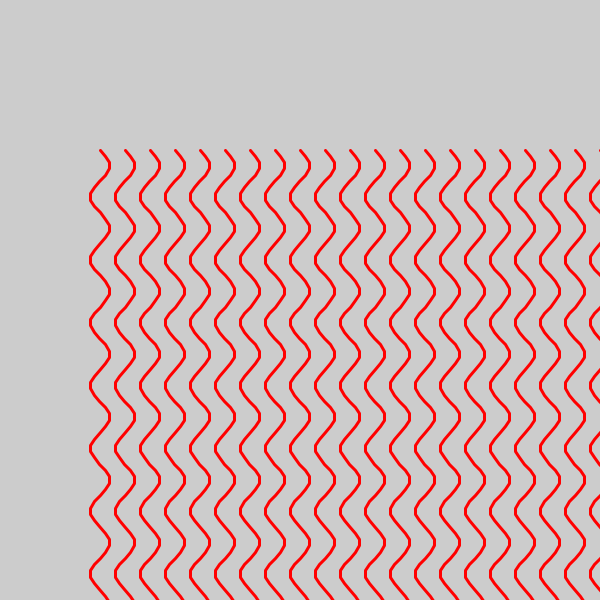
Frame 1 (no input)
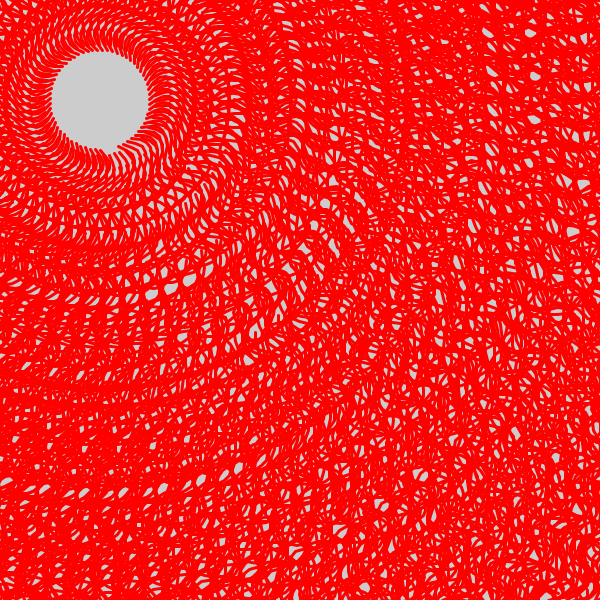
Frame 60 (the mouse pressed at the canvas centre just before this capture)
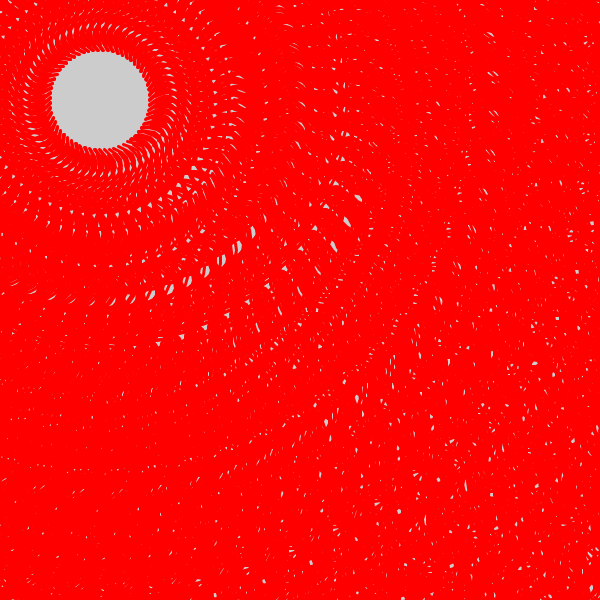
Frame 120 (the mouse held since frame 60 and released just before this capture)

The Processing sketch that drew these frames (run headless with seeded random() and noise(); from frame 60 on, the mouse is pressed at the canvas centre):

// Processing sketch: PShape_sine
// ── PShape_sine.pde
int amplitude = 10;
PShape squiggle;
float angle = 0;

void setup() {
  size(600, 600);
  stroke(255,0,0);
  strokeWeight(3);
  noFill();
  squiggle = createShape();
  squiggle.beginShape();
  for (float i = 0; i < 10; i+= 0.1) {
    squiggle.vertex(amplitude * sin(TWO_PI * i), i*amplitude*TWO_PI);
    println(i);
  }
  squiggle.endShape();
}

void draw() {
  translate(100,100);
  rotate(angle);
  squiggly();
  angle += 0.1;
}

void squiggly() {
  //for (int y = 0; y < 10; y++) {
    for (int x = 0; x < 100; x++) {
      shape(squiggle, x*25, 50);
    }  
  //}
}
